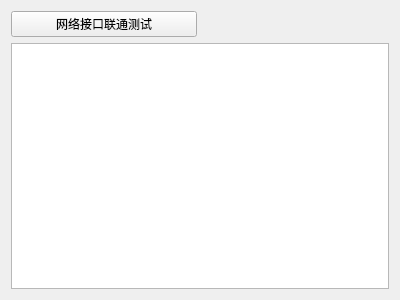
<?xml version="1.0" encoding="UTF-8"?>
<ui version="4.0">
 <class>testWidget</class>
 <widget class="QWidget" name="testWidget">
  <property name="geometry">
   <rect>
    <x>0</x>
    <y>0</y>
    <width>400</width>
    <height>300</height>
   </rect>
  </property>
  <property name="windowTitle">
   <string>testWidget</string>
  </property>
  <layout class="QGridLayout" name="gridLayout">
   <item row="1" column="0" colspan="2">
    <widget class="QTextBrowser" name="u_text"/>
   </item>
   <item row="0" column="0">
    <widget class="QPushButton" name="u_connect_test">
     <property name="text">
      <string>网络接口联通测试</string>
     </property>
    </widget>
   </item>
  </layout>
 </widget>
 <layoutdefault spacing="6" margin="11"/>
 <resources/>
 <connections/>
</ui>
